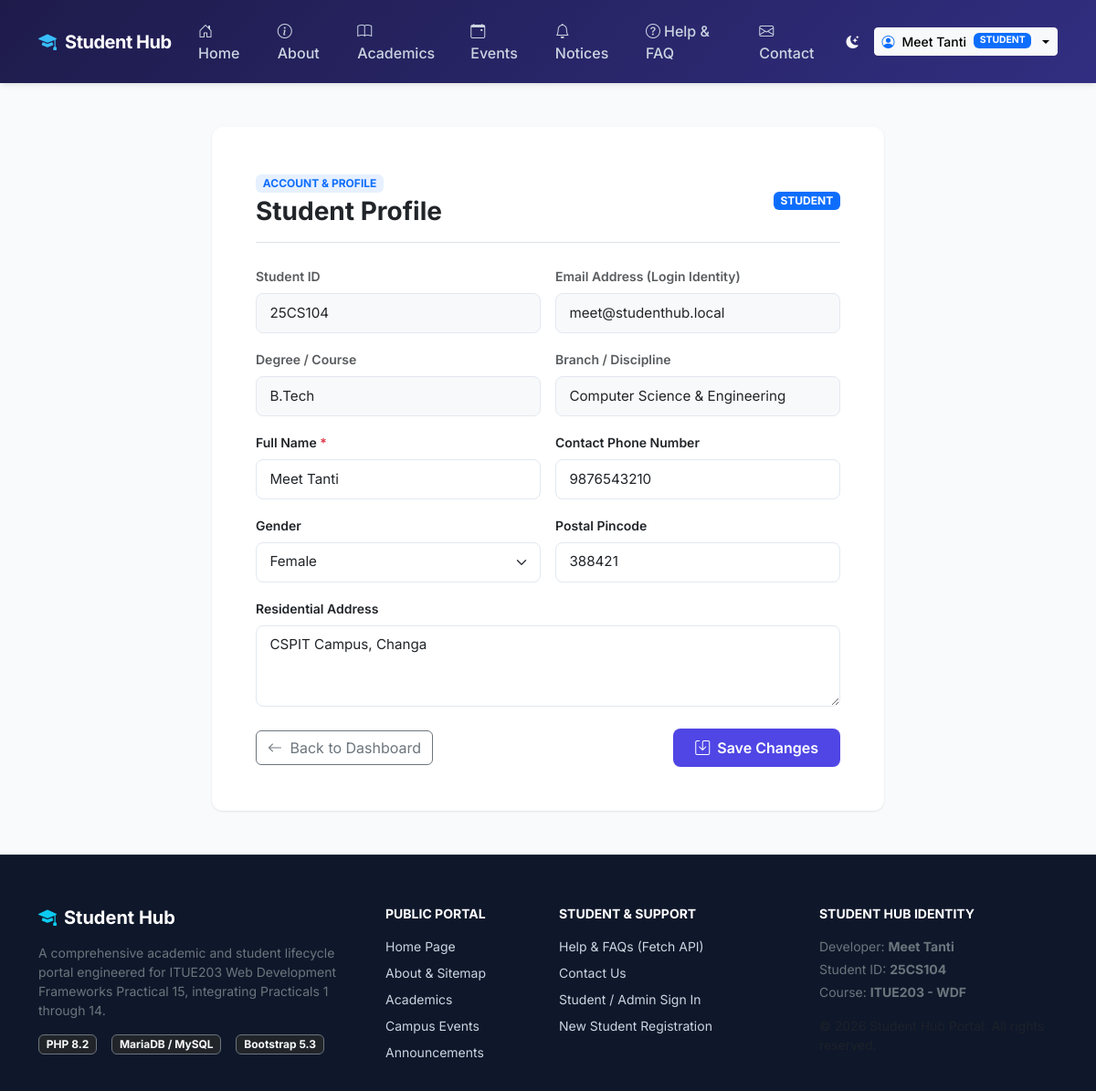
/student/profile.php (signed in), run on the app's committed database.
### tables this page shows
CREATE TABLE students (
    id INT AUTO_INCREMENT PRIMARY KEY,
    user_id INT NULL UNIQUE,
    student_id VARCHAR(50) NOT NULL UNIQUE,
    student_name VARCHAR(100) NOT NULL,
    phone VARCHAR(20) NULL,
    course VARCHAR(100) NOT NULL,
    branch VARCHAR(100) NOT NULL,
    academic_year VARCHAR(30) NOT NULL,
    gender ENUM('Male', 'Female', 'Other') NOT NULL,
    address TEXT NULL,
    pincode VARCHAR(10) NULL,
    created_at TIMESTAMP DEFAULT CURRENT_TIMESTAMP,
    updated_at TIMESTAMP DEFAULT CURRENT_TIMESTAMP ON UPDATE CURRENT_TIMESTAMP,
    CONSTRAINT fk_students_user FOREIGN KEY (user_id) REFERENCES users(id) ON DELETE SET NULL ON UPDATE CASCADE
);

CREATE TABLE users (
    id INT AUTO_INCREMENT PRIMARY KEY,
    name VARCHAR(100) NOT NULL,
    email VARCHAR(150) NOT NULL UNIQUE,
    password VARCHAR(255) NOT NULL,
    role_id INT NOT NULL,
    status ENUM('active', 'inactive') DEFAULT 'active',
    created_at TIMESTAMP DEFAULT CURRENT_TIMESTAMP,
    updated_at TIMESTAMP DEFAULT CURRENT_TIMESTAMP ON UPDATE CURRENT_TIMESTAMP,
    CONSTRAINT fk_users_role FOREIGN KEY (role_id) REFERENCES roles(id) ON UPDATE CASCADE
);

### includes/auth.php (called while the page is built, shortened)
<?php
require_once __DIR__ . '/functions.php';
function isAuthenticated(): bool
{
    return isset($_SESSION['user_id']) && !empty($_SESSION['user_id']);
}
function currentUser(): ?array
{
    return [
        'id'        => (int) $_SESSION['user_id'],
        'name'      => $_SESSION['name'] ?? 'User',
        'email'     => $_SESSION['email'] ?? '',
        'role'      => $_SESSION['role'] ?? 'guest',
        'student_id'=> $_SESSION['student_id'] ?? null
    ];
}

### includes/functions.php (called while the page is built, shortened)
<?php
function e(?string $string): string
{
    return htmlspecialchars($string ?? '', ENT_QUOTES, 'UTF-8');
}

### student/profile.php (the view, shortened to what this page needs)
<?php
require_once __DIR__ . '/../includes/functions.php';
require_once __DIR__ . '/../includes/auth.php';
require_once __DIR__ . '/../includes/header.php';
require_once __DIR__ . '/../includes/navbar.php';
$userId = currentUser()['id'];
$stmt = $pdo->prepare('SELECT s.*, u.email FROM students s JOIN users u ON s.user_id = u.id WHERE s.user_id = ?');
$stmt->execute([$userId]);
$student = $stmt->fetch();
?>
<main class="py-5">
    <div class="container">
        <div class="row justify-content-center">
            <div class="col-lg-8">
                <div class="card card-sh p-4 p-md-5 border-0">
                    <div class="d-flex align-items-center justify-content-between mb-4 pb-3 border-bottom">
                        <div>
                            <span class="badge bg-primary bg-opacity-10 text-primary fw-bold text-uppercase mb-1">Account & Profile</span>
                            <h3 class="fw-bold mb-0">Student Profile</h3>
                        </div>
                        <div class="text-end">
                            <span class="badge bg-primary text-uppercase"><?= e(currentUser()['role']) ?></span>
                        </div>
                    </div>
                    <form method="POST" action="<?= APP_URL ?>/student/profile.php">
                        <div class="row g-3">
                            <div class="col-md-6">
                                <label class="form-label small fw-semibold text-muted">Student ID</label>
                                <input type="text" class="form-control bg-light" value="<?= e($student['student_id']) ?>" readonly>
                            </div>
                            <div class="col-md-6">
                                <label class="form-label small fw-semibold text-muted">Email Address (Login Identity)</label>
                                <input type="email" class="form-control bg-light" value="<?= e($student['email']) ?>" readonly>
                            </div>
                            <div class="col-md-6">
                                <label class="form-label small fw-semibold text-muted">Degree / Course</label>
                                <input type="text" class="form-control bg-light" value="<?= e($student['course']) ?>" readonly>
                            </div>
                            <div class="col-md-6">
                                <label class="form-label small fw-semibold text-muted">Branch / Discipline</label>
                                <input type="text" class="form-control bg-light" value="<?= e($student['branch']) ?>" readonly>
                            </div>
                            <div class="col-md-6">
                                <label class="form-label small fw-semibold">Full Name <span class="text-danger">*</span></label>
                                <input type="text" name="student_name" class="form-control" value="<?= e($student['student_name']) ?>" required>
                            </div>
                            <div class="col-md-6">
                                <label class="form-label small fw-semibold">Contact Phone Number</label>
                                <input type="tel" name="phone" class="form-control" value="<?= e($student['phone']) ?>" pattern="[6-9][0-9]{9}">
                            </div>
                            <div class="col-md-6">
                                <label class="form-label small fw-semibold">Gender</label>
                                <select name="gender" class="form-select">
                                    <option value="Female" <?= ($student['gender'] === 'Female') ? 'selected' : '' ?>>Female</option>
                                </select>
                            </div>
                            <div class="col-md-6">
                                <label class="form-label small fw-semibold">Postal Pincode</label>
                                <input type="text" name="pincode" class="form-control" value="<?= e($student['pincode']) ?>" pattern="\d{6}">
                            </div>
                            <div class="col-12">
                                <label class="form-label small fw-semibold">Residential Address</label>
                                <textarea name="address" class="form-control" rows="3"><?= e($student['address']) ?></textarea>
                            </div>
                            <div class="col-12 mt-4 d-flex justify-content-between align-items-center">
                                <a href="<?= APP_URL ?>/student/dashboard.php" class="btn btn-outline-secondary">
                                    <i class="bi bi-arrow-left me-1"></i> Back to Dashboard
                                </a>
                                <button type="submit" class="btn btn-primary-sh px-4">
                                    <i class="bi bi-save me-1"></i> Save Changes
                                </button>
                            </div>
                        </div>
                    </form>
                </div>
            </div>
        </div>
    </div>
</main>
<?php require_once __DIR__ . '/../includes/footer.php'; ?>

### assets/css/style.css (style rules this page uses)
:root { --primary-color: #4f46e5; --primary-hover: #4338ca; --primary-light: #eef2ff; --secondary-color: #6366f1; --dark-bg: #1e1b4b; --accent-color: #06b6d4; --success-color: #10b981; --warning-color: #f59e0b; --danger-color: #ef4444; --bg-body: #f8fafc; --text-main: #1e293b; --text-muted: #64748b; --card-bg: #ffffff; --card-border: #e2e8f0; --radius-sm: 8px; --radius-md: 12px; --radius-lg: 16px; --shadow-sm: 0 1px 3px rgba(0,0,0,0.06), 0 1px 2px rgba(0,0,0,0.04); --shadow-md: 0 4px 6px -1px rgba(0,0,0,0.07), 0 2px 4px -1px rgba(0,0,0,0.04); --shadow-lg: 0 10px 15px -3px rgba(0,0,0,0.08), 0 4px 6px -2px rgba(0,0,0,0.03); }
body { background-color: var(--bg-body); color: var(--text-main); font-family: 'Inter', system-ui, -apple-system, BlinkMacSystemFont, "Segoe UI", Roboto, Oxygen, Ubuntu, Cantarell, sans-serif; min-height: 100vh; display: flex; flex-direction: column; transition: background-color 0.25s ease, color 0.25s ease; }
main { flex: 1 0 auto; }
.card-sh { background-color: var(--card-bg); border: 1px solid var(--card-border); border-radius: var(--radius-md); box-shadow: var(--shadow-sm); transition: transform 0.2s ease, box-shadow 0.2s ease; }
.btn-primary-sh { background-color: var(--primary-color); color: #ffffff; border: none; font-weight: 600; padding: 0.55rem 1.25rem; border-radius: var(--radius-sm); transition: background-color 0.2s ease, transform 0.1s ease; }
.form-control, .form-select { border-radius: var(--radius-sm); border-color: var(--card-border); padding: 0.6rem 0.9rem; font-size: 0.95rem; }

### data on the page
students: student "25CS104", user.email "meet@studenthub.local", course "B.Tech", branch "Computer Science & Engineering", student_name "Meet Tanti", phone "9876543210", gender "Female", pincode "388421", address "CSPIT Campus, Changa"

### other printed values
$user['name'] "Meet Tanti"
$role "STUDENT"
currentUser()['role'] "STUDENT"
